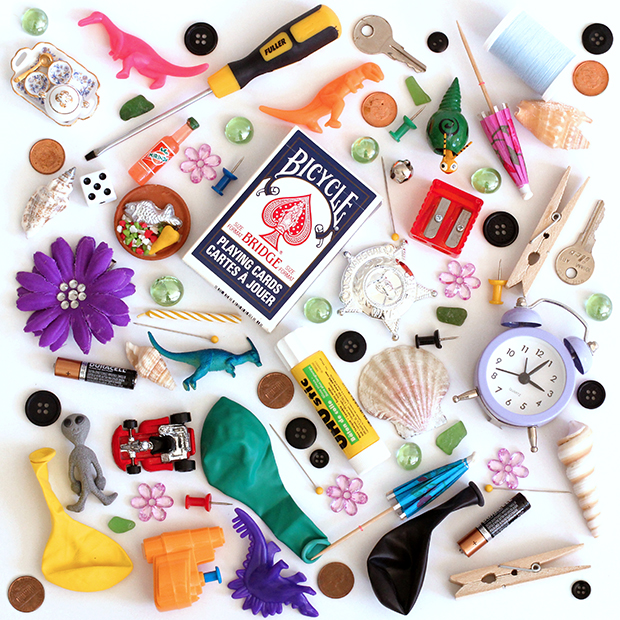
#> input picture machine-learning/lab-2/images/i_spy.png, 620 x 620 px
$ python template_matching.py images/i_spy.png images/i_spy.png
#> lines starting #> are read from the running program, lines starting #| are printed output that depends on the picture
from PIL import Image, ImageOps;
import numpy as np;
import sys;

########################################
# Load all images and their info
########################################

if len(sys.argv) != 3:
    print("Usage: python template_matching.py <main_image_path> <template_path>");
    sys.exit();

main_image_path = sys.argv[1];
template_path = sys.argv[2];

try:
    main_image = Image.open(main_image_path).convert("L");
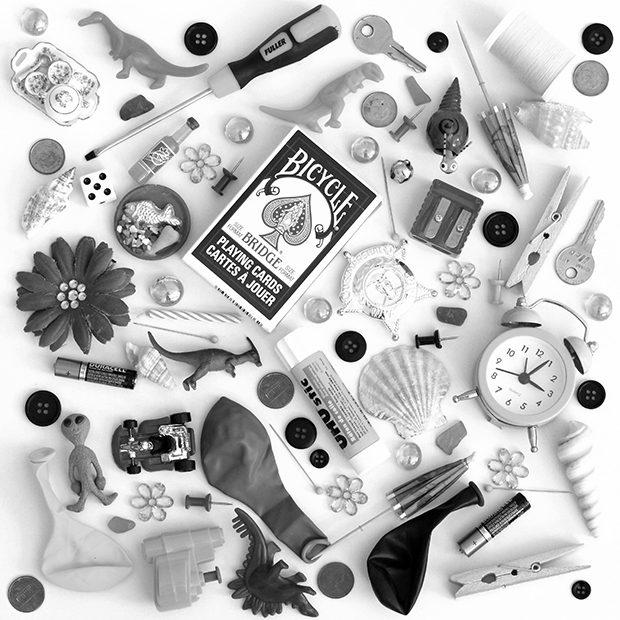
#> main_image: PIL image 620x620 L; min 0, max 255, mean 188.8
    template_image = Image.open(template_path).convert("L");
except Exception as e:
    print(f"Error opening images: {e}");
    sys.exit();

########################################
# Setup numpy matrices for faster and
# easier calculations
########################################

main_array = np.array(main_image);
template_array = np.array(template_image);

main_height, main_width = main_array.shape;
#> main_height = 620; main_width = 620
template_height, template_width = template_array.shape;
#> template_height = 620; template_width = 620

output_size = (main_height - (template_height - 1),
               main_width - (template_width - 1));
#> output_size = (1, 1)

output_array = np.full(output_size, None, dtype=object)

########################################
# Calculate output matrix and
# important matrix values
########################################

# Avoid double for loop, chad behavior
# Single indents only here
for y, x in np.ndindex(output_array.shape):
    main_slice = main_array[y:y+template_height, x:x+template_width];
    output_array[y, x] = np.sum(np.abs(main_slice - template_array));

min_value = np.min(output_array);
#> min_value = 0
max_value = np.max(output_array);
#> max_value = 0
normalized_output = (output_array - min_value) / (max_value - min_value);
normalized_output = (255 * normalized_output).astype(np.uint8);
#> normalized_output = [0]

min_index = np.unravel_index(np.argmin(normalized_output, axis=None), normalized_output.shape)
#> min_index = (0, 0)
flipped_coords = (min_index[1], min_index[0]);
#> flipped_coords = (0, 0)
print(f"Closest match: {min_value} @ {flipped_coords}");
#| Closest match: 0 @ (0, 0)

image_map = Image.fromarray(normalized_output, mode='L')
image_map.show();
